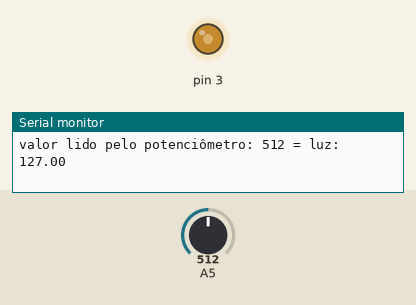
This sketch was run on a simulated Arduino Uno, built with avr-gcc and run on an emulated ATmega328P. On the bench: output pins drawn as LEDs (lit = HIGH), the last lines printed to the serial monitor. Inputs (shaded band) come from the test bench; at power-on: A5 = 512.

Above: at 1.2 s.
1.3 s: A5 set to 419
At 2.6 s:
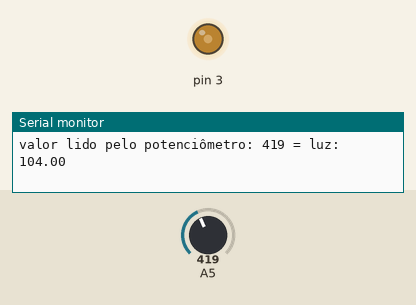
4.3 s: A5 set to 395
At 5.8 s:
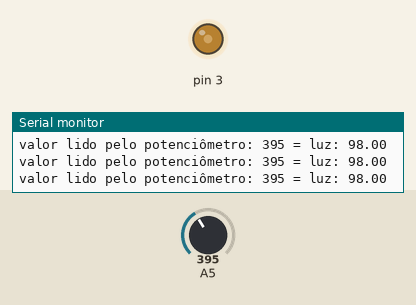
7.3 s: A5 set to 716
At 8.6 s:
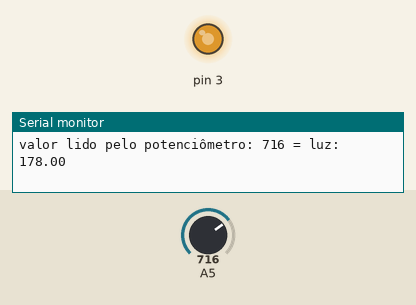
8.9 s: A5 set to 986
At 9.6 s:
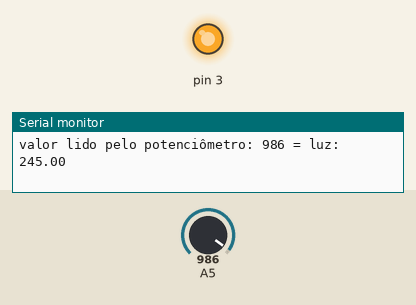
10.4 s: A5 set to 1010
At 11.4 s:
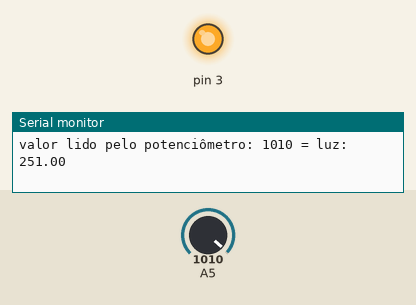
13.4 s: A5 set to 122
At 13.9 s:
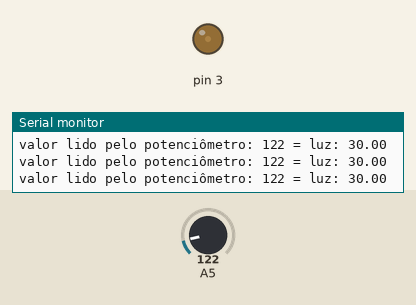
Timing chart, 0 to 15.9 s (numbered marks = the images above; inputs shaded):
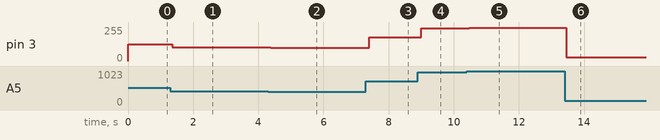

The sketch:

led_com_potenciometro.ino
```cpp
int valorpot = 0;
float luz = 0;
void setup(){
 Serial.begin (9600);
 pinMode (3, OUTPUT);
 pinMode (A5, INPUT);
}
void loop(){
  valorpot = analogRead(5);
  luz = map (valorpot, 0, 1023, 0, 255);
  Serial.print ("valor lido pelo potenciômetro: ");
  Serial.print (valorpot);
  Serial.print (" = luz: ");
  Serial.println (luz);
  analogWrite (3, luz);
}
```

Measured:
- after the input at 1.3 s, pin 3: 127/255 → 104/255 after 0.06 s
- after the input at 4.3 s, pin 3: 104/255 → 98/255 after 0.09 s
- after the input at 7.3 s, pin 3: 98/255 → 178/255 after 0.10 s
- after the input at 8.9 s, pin 3: 178/255 → 245/255 after 0.10 s
- after the input at 10.4 s, pin 3: 245/255 → 251/255 after 0.08 s
- after the input at 13.4 s, pin 3: 251/255 → 30/255 after 0.05 s
